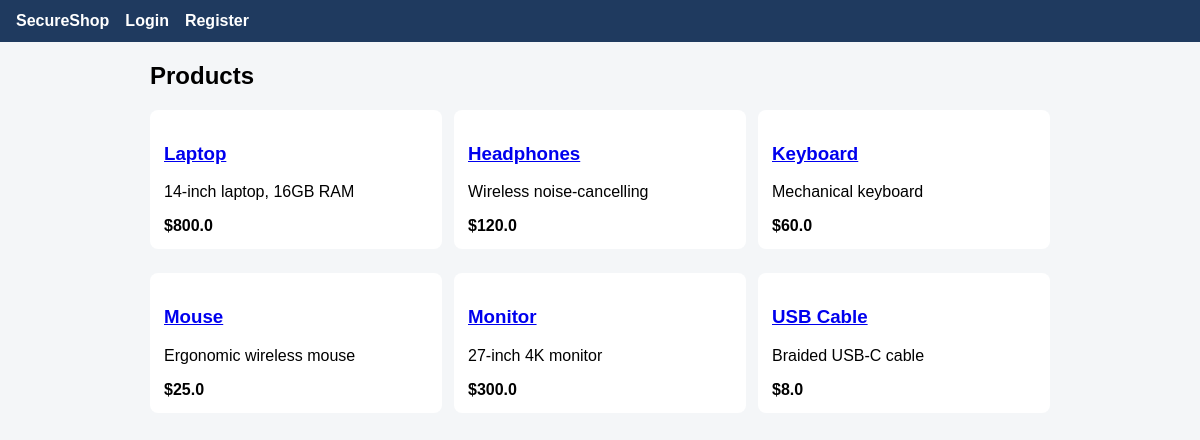
The page / on the database its author committed.
### tables this page shows
CREATE TABLE products(
        id INTEGER PRIMARY KEY,
        name TEXT,
        description TEXT,
        price REAL,
        stock INTEGER);

### app.py (the view)
@app.route("/")
def index():
    db = get_db()
    products = db.execute("SELECT * FROM products").fetchall()
    db.close()
    return render_template("index.html", products=products)

### app.py (called while the page is built)
def get_db():
    db = sqlite3.connect(DB_PATH)
    db.row_factory = sqlite3.Row
    return db

### templates/index.html
{% extends "base.html" %}
{% block content %}
<h2>Products</h2>
<div class="grid">
  {% for p in products %}
  <div class="card">
    <h3><a href="{{ url_for('product', pid=p['id']) }}">{{ p['name'] }}</a></h3>
    <p>{{ p['description'] }}</p>
    <b>${{ p['price'] }}</b>
  </div>
  {% endfor %}
</div>
{% endblock %}

### templates/base.html (shortened to what this page needs)
<!doctype html>
<html lang="en">
<head>
</head>
<body>
  <nav>
    <a href="/">SecureShop</a>
    {% if session.get('uid') %}
      <a href="/logout">Logout ({{ session['username'] }})</a>
    {% else %}
      <a href="/login">Login</a>
      <a href="/register">Register</a>
    {% endif %}
  </nav>
  <main>
    {% block content %}{% endblock %}
  </main>
</body>
</html>

### templates/base.html (style rules this page uses)
body { font-family: Arial, sans-serif; margin: 0; background: #f4f6f8; }
nav { background: #1f3a5f; padding: 12px 16px; display: flex; gap: 16px; flex-wrap: wrap; }
nav a { color: white; text-decoration: none; font-weight: bold; }
main { max-width: 900px; margin: 20px auto; padding: 0 14px; }
.grid { display: grid; grid-template-columns: repeat(auto-fill, minmax(240px, 1fr)); gap: 12px; }
.card { background: white; border-radius: 8px; padding: 14px; margin-bottom: 12px; }

### rows shown on the page
products: name "Laptop", description "14-inch laptop, 16GB RAM", price "800.0"
products: name "Headphones", description "Wireless noise-cancelling", price "120.0"
products: name "Keyboard", description "Mechanical keyboard", price "60.0"
products: name "Mouse", description "Ergonomic wireless mouse", price "25.0"
products: name "Monitor", description "27-inch 4K monitor", price "300.0"
products: name "USB Cable", description "Braided USB-C cable", price "8.0"
